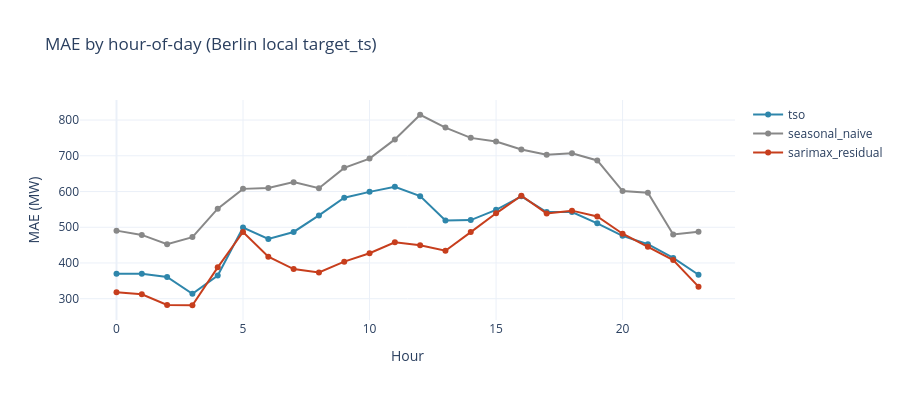

The notebook cell saved with this chart:
### Markdown cell above
## 3. MAE by hour-of-day

TSO over-forecasts midday (PV-blind). Does SARIMAX on the residual help in those hours?

### Code cell
fig = go.Figure()
for label, df in frames.items():
    df = df.copy()
    df['hour'] = pd.to_datetime(df['target_ts']).dt.hour
    by_hour = df.groupby('hour')['abs_err_model'].mean()
    fig.add_trace(go.Scatter(
        x=by_hour.index, y=by_hour.values, mode='lines+markers',
        name=label, line=dict(color=colours[label]),
    ))
fig.update_layout(
    title='MAE by hour-of-day (Berlin local target_ts)',
    xaxis_title='Hour', yaxis_title='MAE (MW)',
    height=400, template='plotly_white', hovermode='x unified',
)
fig.show()

### Figure 1 — Plotly figure (JSON) as saved in the notebook; plotly's stock layout.template omitted (floating-point values rounded to 4 significant figures)
{"data": [{"line": {"color": "#2E86AB"}, "mode": "lines+markers", "name": "tso", "type": "scatter", "x": [0, 1, 2, 3, 4, 5, 6, 7, 8, 9, 10, 11, 12, 13, 14, 15, 16, 17, 18, 19, 20, 21, 22, 23], "y": [370.0, 369.8, 361.0, 313.6, 365.0, 499.1, 467.0, 486.8, 533.1, 582.6, 599.1, 613.3, 587.1, 518.7, 520.0, 548.8, 586.7, 542.6, 542.7, 510.9, 475.9, 452.6, 414.0, 366.9]}, {"line": {"color": "#888"}, "mode": "lines+markers", "name": "seasonal_naive", "type": "scatter", "x": [0, 1, 2, 3, 4, 5, 6, 7, 8, 9, 10, 11, 12, 13, 14, 15, 16, 17, 18, 19, 20, 21, 22, 23], "y": [490.5, 478.6, 452.5, 472.4, 552.0, 607.4, 609.6, 626.2, 609.4, 666.2, 692.2, 745.9, 814.9, 778.9, 750.2, 740.0, 717.6, 703.0, 707.1, 687.0, 601.4, 596.7, 479.8, 487.3]}, {"line": {"color": "#C73E1D"}, "mode": "lines+markers", "name": "sarimax_residual", "type": "scatter", "x": [0, 1, 2, 3, 4, 5, 6, 7, 8, 9, 10, 11, 12, 13, 14, 15, 16, 17, 18, 19, 20, 21, 22, 23], "y": [318.2, 312.4, 282.7, 281.7, 387.8, 486.9, 417.6, 383.0, 373.4, 403.6, 427.3, 457.7, 449.4, 434.2, 486.5, 539.0, 588.1, 538.8, 546.4, 530.3, 481.8, 445.2, 408.3, 333.8]}], "layout": {"height": 400, "hovermode": "x unified", "title": {"text": "MAE by hour-of-day (Berlin local target_ts)"}, "xaxis": {"title": {"text": "Hour"}}, "yaxis": {"title": {"text": "MAE (MW)"}}}}
